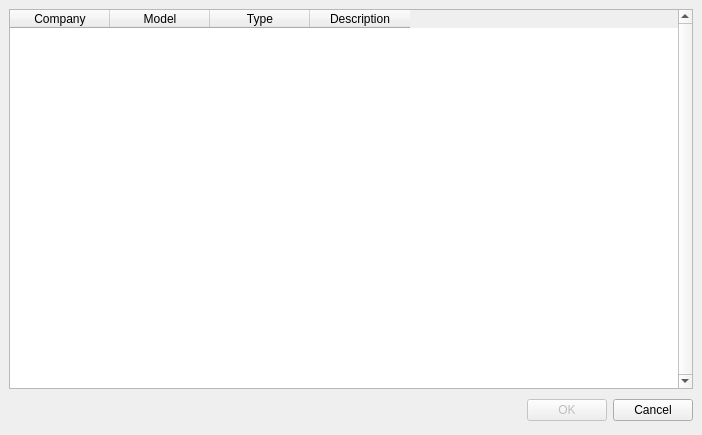
<ui version="4.0" >
 <author></author>
 <comment></comment>
 <exportmacro></exportmacro>
 <class>Dialog</class>
 <widget class="QDialog" name="Dialog" >
  <property name="geometry" >
   <rect>
    <x>0</x>
    <y>0</y>
    <width>702</width>
    <height>435</height>
   </rect>
  </property>
  <property name="windowTitle" >
   <string>Choose MSX Machine</string>
  </property>
  <layout class="QVBoxLayout" >
   <property name="margin" >
    <number>9</number>
   </property>
   <property name="spacing" >
    <number>6</number>
   </property>
   <item>
    <widget class="QTableWidget" name="machineTable" >
     <property name="verticalScrollBarPolicy" >
      <enum>Qt::ScrollBarAlwaysOn</enum>
     </property>
     <property name="horizontalScrollBarPolicy" >
      <enum>Qt::ScrollBarAlwaysOff</enum>
     </property>
     <property name="editTriggers" >
      <set>QAbstractItemView::NoEditTriggers</set>
     </property>
     <property name="alternatingRowColors" >
      <bool>true</bool>
     </property>
     <property name="selectionMode" >
      <enum>QAbstractItemView::SingleSelection</enum>
     </property>
     <property name="selectionBehavior" >
      <enum>QAbstractItemView::SelectRows</enum>
     </property>
     <property name="columnCount" >
      <number>4</number>
     </property>
     <property name="sortingEnabled" >
      <bool>true</bool>
     </property>
     <column>
      <property name="text" >
       <string>Company</string>
      </property>
     </column>
     <column>
      <property name="text" >
       <string>Model</string>
      </property>
     </column>
     <column>
      <property name="text" >
       <string>Type</string>
      </property>
     </column>
     <column>
      <property name="text" >
       <string>Description</string>
      </property>
     </column>
    </widget>
   </item>
   <item>
    <layout class="QHBoxLayout" >
     <property name="margin" >
      <number>0</number>
     </property>
     <property name="spacing" >
      <number>6</number>
     </property>
     <item>
      <spacer>
       <property name="orientation" >
        <enum>Qt::Horizontal</enum>
       </property>
       <property name="sizeHint" >
        <size>
         <width>131</width>
         <height>31</height>
        </size>
       </property>
      </spacer>
     </item>
     <item>
      <widget class="QPushButton" name="okButton" >
       <property name="enabled" >
        <bool>false</bool>
       </property>
       <property name="text" >
        <string>OK</string>
       </property>
      </widget>
     </item>
     <item>
      <widget class="QPushButton" name="cancelButton" >
       <property name="text" >
        <string>Cancel</string>
       </property>
      </widget>
     </item>
    </layout>
   </item>
  </layout>
 </widget>
 <pixmapfunction></pixmapfunction>
 <resources/>
 <connections>
  <connection>
   <sender>okButton</sender>
   <signal>clicked()</signal>
   <receiver>Dialog</receiver>
   <slot>accept()</slot>
   <hints>
    <hint type="sourcelabel" >
     <x>600</x>
     <y>399</y>
    </hint>
    <hint type="destinationlabel" >
     <x>96</x>
     <y>254</y>
    </hint>
   </hints>
  </connection>
  <connection>
   <sender>cancelButton</sender>
   <signal>clicked()</signal>
   <receiver>Dialog</receiver>
   <slot>reject()</slot>
   <hints>
    <hint type="sourcelabel" >
     <x>691</x>
     <y>399</y>
    </hint>
    <hint type="destinationlabel" >
     <x>179</x>
     <y>282</y>
    </hint>
   </hints>
  </connection>
  <connection>
   <sender>machineTable</sender>
   <signal>itemActivated(QTableWidgetItem*)</signal>
   <receiver>Dialog</receiver>
   <slot>accept()</slot>
   <hints>
    <hint type="sourcelabel" >
     <x>350</x>
     <y>197</y>
    </hint>
    <hint type="destinationlabel" >
     <x>350</x>
     <y>217</y>
    </hint>
   </hints>
  </connection>
 </connections>
</ui>
